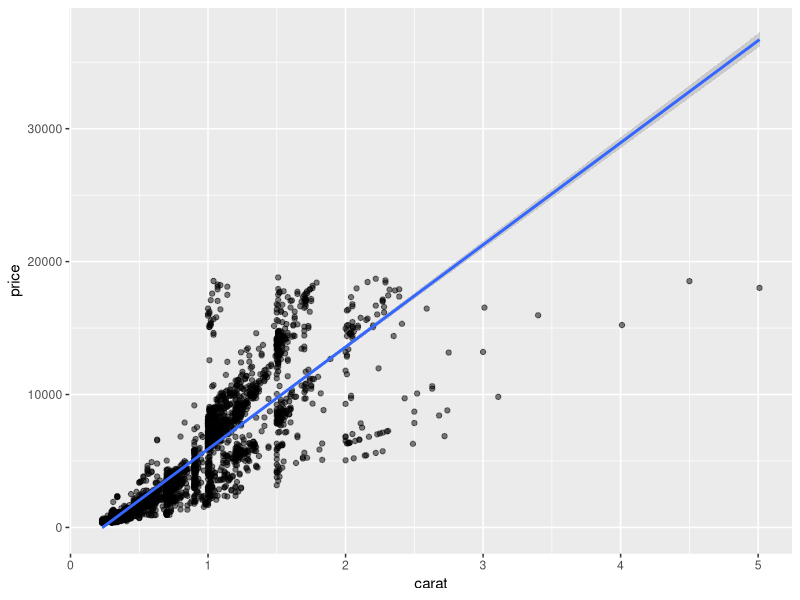
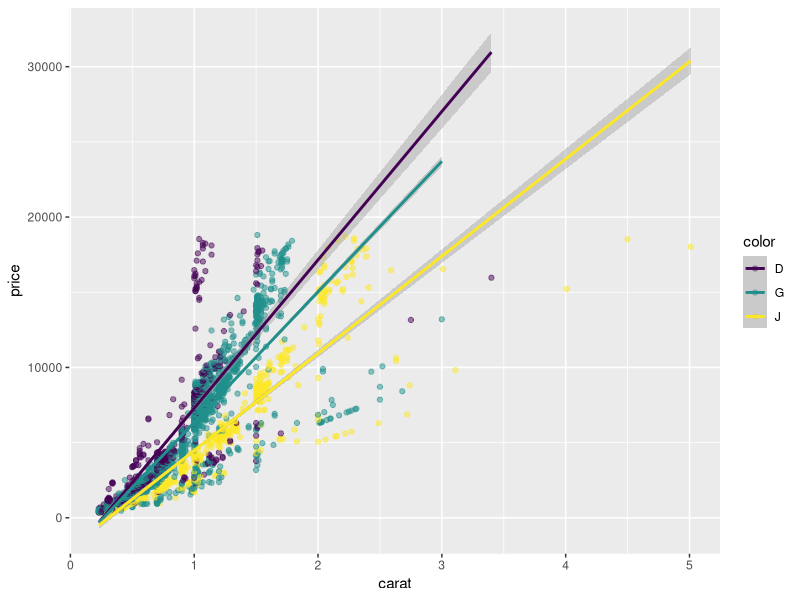
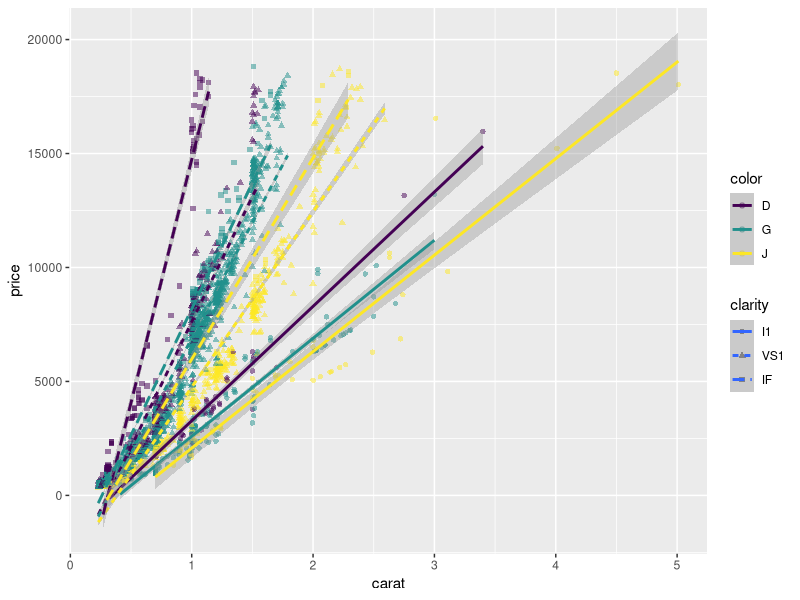
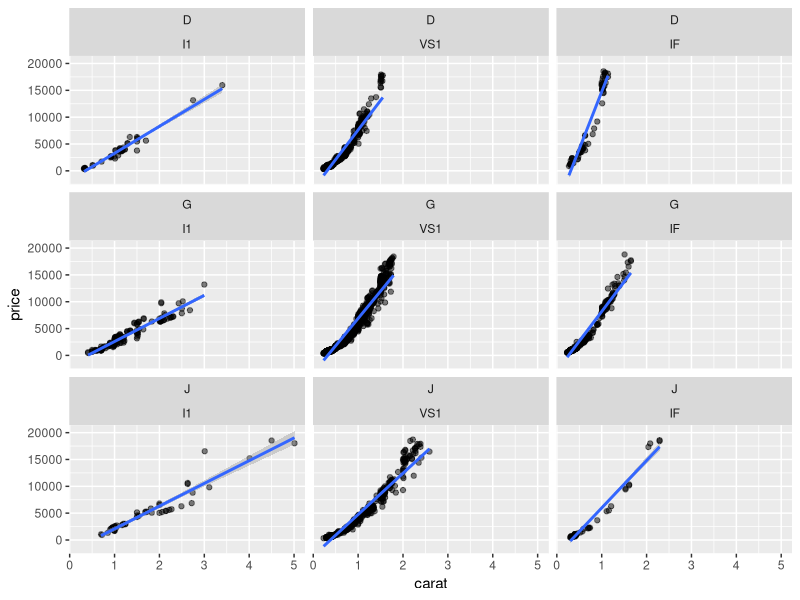

Write the R code that produced these figures, in order.
## ---- chunk 1
knitr::opts_chunk$set(echo = TRUE, warning=FALSE, message=FALSE)
library(dplyr)
library(ggplot2)
library(knitr)
## ---- chunk 2
diamonds2 <- diamonds %>%
  filter(color %in% c("D", "G", "J"), clarity%in% c("IF", "VS1", "I1")) 
diamonds2 %>% 
  count(color, clarity) %>% 
  knitr::kable()
## ---- chunk 3
ggplot(diamonds2, aes(x= carat, y=price)) +
  geom_point(alpha=0.5) + 
  geom_smooth(method="lm")
## ---- chunk 4
ggplot(diamonds2, aes(x= carat, y=price, color=color)) +
  geom_point(alpha=0.5) + 
  geom_smooth(method="lm")
## ---- chunk 5
ggplot(diamonds2, aes(x= carat, y=price, color=color, shape=clarity)) +
  geom_point(alpha=0.5) + 
  geom_smooth(aes(linetype= clarity), method="lm")
## ---- chunk 6
ggplot(diamonds2, aes(x= carat, y=price)) +
  geom_point(alpha=0.5) + 
  geom_smooth(method="lm") + 
  facet_wrap(color~clarity)
## ---- chunk 7
diamonds2 %>% 
  mutate(PrpC=price/carat)%>% 
  group_by(color, clarity) %>%
  summarize(avg_ppc=mean(PrpC)) %>% 
  arrange(desc(avg_ppc)) %>% 
  kable()
  
